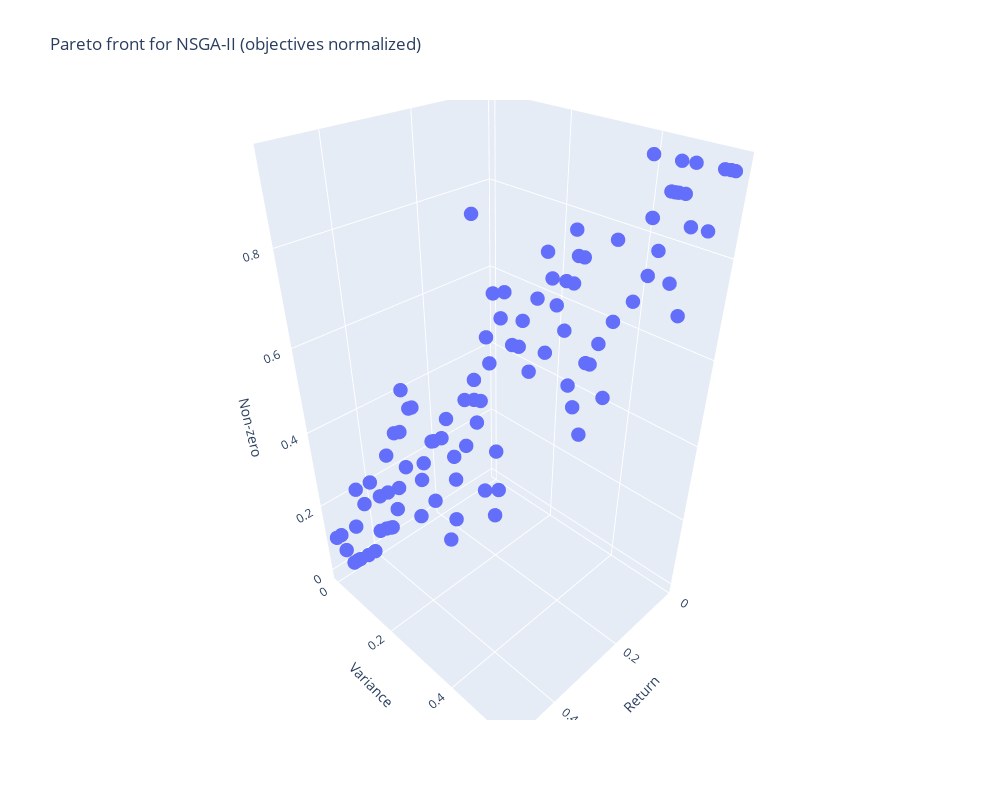

Notebook source saved alongside this figure:
### Code cell
import plotly.express as px

best_front_indices = fronts[0]
print("Number of solutions in first Pareto front:", len(best_front_indices))
print("Approximate Pareto front (variance, return, non_zero):")

resdata = {
    "Variance": [],
    "Return": [],
    "Non-zero": [],
}
for idx in best_front_indices:
    w, (var, neg_ret, non_zero) = final_pop[idx]
    resdata["Variance"].append(var)
    resdata["Return"].append(neg_ret)
    resdata["Non-zero"].append(non_zero)
    print(
        f"Variance = {var:8.6f}, Return = {neg_ret:8.4f} Non-zero: {non_zero}, Weights = {w}"
    )


fig = px.scatter_3d(
    resdata, 
    x="Return",
    y="Variance",
    z="Non-zero",
    title="Pareto front for NSGA-II (objectives normalized) "
)

fig.update_traces(marker=dict(size=5))
fig.update_layout(
    width=1000,  # Adjust width
    height=800,  
)

# Show the figure
fig.show()
